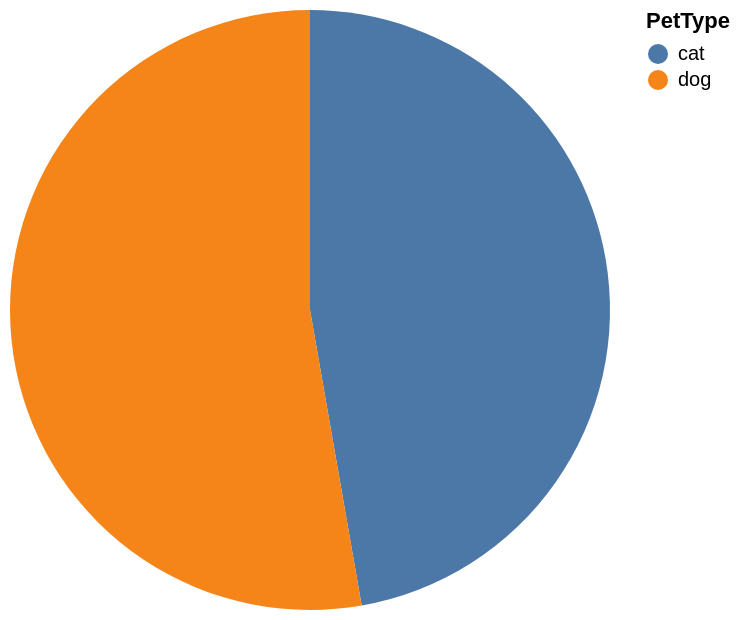

Specify this chart in Vega-Lite:
### Vega-Lite specification from a JSON file in a GitHub repository (floating-point values rounded to 4 significant figures)
{"data": {"values": [{"x_data": "cat", "y_data": 12}, {"x_data": "dog", "y_data": 13.4}]}, "mark": "arc", "encoding": {"theta": {"field": "y_data", "type": "quantitative", "title": "max(weight)"}, "color": {"field": "x_data", "type": "nominal", "title": "PetType"}}}
